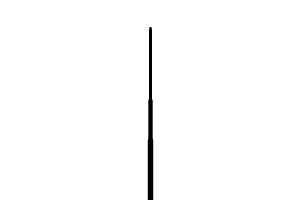
Frame 1 (no input)
Frame 60 (the mouse pressed at the canvas centre just before this capture): identical to frame 1, image omitted
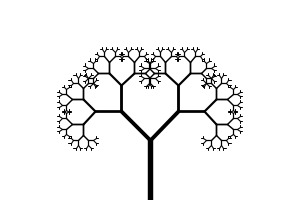
Frame 120 (the mouse held since frame 60 and released just before this capture)

The Processing sketch that drew these frames (run headless with seeded random() and noise(); from frame 60 on, the mouse is pressed at the canvas centre):

// Processing sketch: NOC_8_04_Tree
// ── NOC_8_04_Tree.pde
// Recursive Tree
// Daniel Shiffman <http://www.shiffman.net>
// Nature of Code, Chapter 8

// Renders a simple tree-like structure via recursion
// Branching angle calculated as a function of horizontal mouse location

float theta;   

void setup() {
  size(300, 200);
  smooth();
}

void draw() {
  background(255);
  // Let's pick an angle 0 to 90 degrees based on the mouse position
  theta = map(mouseX,0,width,0,PI/2);

  // Start the tree from the bottom of the screen
  translate(width/2, height);
  stroke(0);
  branch(60);
}

void branch(float len) {
  // Each branch will be 2/3rds the size of the previous one

  float sw = map(len,2,120,1,10);
  strokeWeight(sw);
      
  line(0, 0, 0, -len);
  // Move to the end of that line
  translate(0, -len);

  len *= 0.66;
  // All recursive functions must have an exit condition!!!!
  // Here, ours is when the length of the branch is 2 pixels or less
  if (len > 2) {
    pushMatrix();    // Save the current state of transformation (i.e. where are we now)
    rotate(theta);   // Rotate by theta
    branch(len);       // Ok, now call myself to draw two new branches!!
    popMatrix();     // Whenever we get back here, we "pop" in order to restore the previous matrix state

    // Repeat the same thing, only branch off to the "left" this time!
    pushMatrix();
    rotate(-theta);
    branch(len);
    popMatrix();
  }
}
